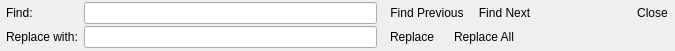
<?xml version="1.0" encoding="UTF-8"?>
<ui version="4.0">
 <class>Gui::FindWidget</class>
 <widget class="QWidget" name="Gui::FindWidget">
  <property name="geometry">
   <rect>
    <x>0</x>
    <y>0</y>
    <width>675</width>
    <height>51</height>
   </rect>
  </property>
  <layout class="QGridLayout" name="gridLayout">
   <property name="sizeConstraint">
    <enum>QLayout::SetMinimumSize</enum>
   </property>
   <property name="leftMargin">
    <number>6</number>
   </property>
   <property name="topMargin">
    <number>1</number>
   </property>
   <property name="rightMargin">
    <number>0</number>
   </property>
   <property name="bottomMargin">
    <number>1</number>
   </property>
   <property name="verticalSpacing">
    <number>1</number>
   </property>
   <item row="0" column="1">
    <widget class="QLineEdit" name="findEdit"/>
   </item>
   <item row="1" column="1">
    <widget class="QLineEdit" name="replaceEdit"/>
   </item>
   <item row="0" column="0">
    <widget class="QLabel" name="findLabel">
     <property name="text">
      <string>Find:</string>
     </property>
    </widget>
   </item>
   <item row="1" column="0">
    <widget class="QLabel" name="replaceWithLabel">
     <property name="text">
      <string>Replace with:</string>
     </property>
    </widget>
   </item>
   <item row="1" column="2">
    <widget class="QWidget" name="replaceButtonWidget" native="true">
     <layout class="QHBoxLayout" name="horizontalLayout_3">
      <property name="leftMargin">
       <number>0</number>
      </property>
      <property name="topMargin">
       <number>0</number>
      </property>
      <property name="rightMargin">
       <number>0</number>
      </property>
      <property name="bottomMargin">
       <number>0</number>
      </property>
      <item>
       <widget class="QToolButton" name="replaceButton">
        <property name="text">
         <string>Replace</string>
        </property>
        <property name="autoRaise">
         <bool>true</bool>
        </property>
       </widget>
      </item>
      <item>
       <widget class="QToolButton" name="replaceAllbutton">
        <property name="text">
         <string>Replace All</string>
        </property>
        <property name="autoRaise">
         <bool>true</bool>
        </property>
       </widget>
      </item>
      <item>
       <spacer name="replaceSpacer">
        <property name="orientation">
         <enum>Qt::Horizontal</enum>
        </property>
        <property name="sizeHint" stdset="0">
         <size>
          <width>40</width>
          <height>20</height>
         </size>
        </property>
       </spacer>
      </item>
     </layout>
    </widget>
   </item>
   <item row="0" column="2">
    <layout class="QHBoxLayout" name="horizontalLayout">
     <item>
      <widget class="QToolButton" name="previousButton">
       <property name="text">
        <string>Find Previous</string>
       </property>
       <property name="autoRaise">
        <bool>true</bool>
       </property>
      </widget>
     </item>
     <item>
      <widget class="QToolButton" name="nextButton">
       <property name="text">
        <string>Find Next</string>
       </property>
       <property name="autoRaise">
        <bool>true</bool>
       </property>
      </widget>
     </item>
     <item>
      <spacer name="horizontalSpacer">
       <property name="orientation">
        <enum>Qt::Horizontal</enum>
       </property>
       <property name="sizeHint" stdset="0">
        <size>
         <width>40</width>
         <height>20</height>
        </size>
       </property>
      </spacer>
     </item>
     <item>
      <widget class="QToolButton" name="closeButton">
       <property name="text">
        <string>Close</string>
       </property>
       <property name="autoRaise">
        <bool>true</bool>
       </property>
      </widget>
     </item>
    </layout>
   </item>
  </layout>
 </widget>
 <tabstops>
  <tabstop>findEdit</tabstop>
  <tabstop>replaceEdit</tabstop>
  <tabstop>previousButton</tabstop>
  <tabstop>nextButton</tabstop>
  <tabstop>closeButton</tabstop>
 </tabstops>
 <resources/>
 <connections/>
</ui>
